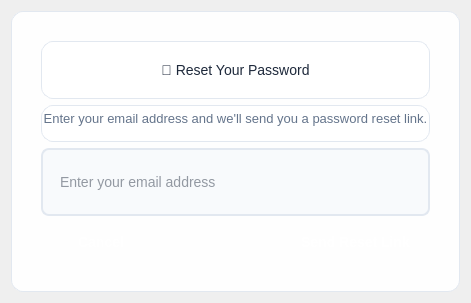
<?xml version="1.0" encoding="UTF-8"?>
<ui version="4.0">
 <class>ResetPassword</class>
 <widget class="QWidget" name="ResetPassword">
  <property name="geometry">
   <rect>
    <x>0</x>
    <y>0</y>
    <width>471</width>
    <height>302</height>
   </rect>
  </property>
  <property name="windowTitle">
   <string>Reset Password - TVM System</string>
  </property>
  <property name="styleSheet">
   <string notr="true">
				/* Main Widget */
				QWidget {
				background: qlineargradient(x1:0, y1:0, x2:1, y2:1,
				stop:0 #1e3c72, stop:0.5 #2a5298, stop:1 #1e3c72);
				font-family: 'Segoe UI', Arial, sans-serif;
				}

				/* Frame Styling */
				QFrame {
				background: rgba(255, 255, 255, 0.95);
				border: 1px solid #e2e8f0;
				border-radius: 12px;
				padding: 20px;
				}

				/* Label Styling */
				QLabel {
				color: #1e293b;
				font-size: 14px;
				}

				QLabel[objectName=&quot;label&quot;] {
				font-size: 18px;
				font-weight: bold;
				color: #1e293b;
				padding: 10px 0px;
				}

				/* Input Field */
				QLineEdit {
				background: #f8fafc;
				border: 2px solid #e2e8f0;
				border-radius: 8px;
				padding: 12px 15px;
				font-size: 14px;
				color: #2d3748;
				min-height: 40px;
				}

				QLineEdit:focus {
				border-color: #3b82f6;
				background: #ffffff;
				}

				QLineEdit::placeholder {
				color: #94a3b8;
				font-style: italic;
				}

				/* Button Styling */
				QPushButton {
				background: qlineargradient(x1:0, y1:0, x2:1, y2:0,
				stop:0 #3b82f6, stop:1 #1d4ed8);
				color: white;
				border: none;
				border-radius: 8px;
				padding: 12px 20px;
				font-weight: bold;
				font-size: 14px;
				min-width: 80px;
				}

				QPushButton:hover {
				background: qlineargradient(x1:0, y1:0, x2:1, y2:0,
				stop:0 #2563eb, stop:1 #1e40af);
				}

				QPushButton[objectName=&quot;pushButton&quot;] {
				background: #64748b;
				color: white;
				}

				QPushButton[objectName=&quot;pushButton&quot;]:hover {
				background: #475569;
				}

				QPushButton[objectName=&quot;pushButton_2&quot;] {
				background: qlineargradient(x1:0, y1:0, x2:1, y2:0,
				stop:0 #10b981, stop:1 #059669);
				}

				QPushButton[objectName=&quot;pushButton_2&quot;]:hover {
				background: qlineargradient(x1:0, y1:0, x2:1, y2:0,
				stop:0 #059669, stop:1 #047857);
				}
			</string>
  </property>
  <layout class="QGridLayout" name="gridLayout">
   <item row="0" column="0">
    <layout class="QGridLayout" name="gridLayout_2">
     <item row="0" column="1">
      <widget class="QFrame" name="frame">
       <layout class="QVBoxLayout" name="mainLayout">
        <item>
         <widget class="QLabel" name="label">
          <property name="text">
           <string>🔐 Reset Your Password</string>
          </property>
          <property name="alignment">
           <set>Qt::AlignmentFlag::AlignCenter</set>
          </property>
         </widget>
        </item>
        <item>
         <widget class="QLabel" name="instructionLabel">
          <property name="styleSheet">
           <string notr="true">
													QLabel {
													color: #64748b;
													font-size: 13px;
													text-align: center;
													padding: 5px 0px 15px 0px;
													}
												</string>
          </property>
          <property name="text">
           <string>Enter your email address and we'll send you a password reset link.</string>
          </property>
          <property name="alignment">
           <set>Qt::AlignmentFlag::AlignCenter</set>
          </property>
         </widget>
        </item>
        <item>
         <widget class="QLineEdit" name="lineEdit">
          <property name="placeholderText">
           <string>Enter your email address</string>
          </property>
         </widget>
        </item>
        <item>
         <spacer name="verticalSpacer">
          <property name="orientation">
           <enum>Qt::Orientation::Vertical</enum>
          </property>
          <property name="sizeHint" stdset="0">
           <size>
            <width>20</width>
            <height>20</height>
           </size>
          </property>
         </spacer>
        </item>
        <item>
         <layout class="QHBoxLayout" name="buttonLayout">
          <item>
           <widget class="QPushButton" name="cancelButton">
            <property name="text">
             <string>Cancel</string>
            </property>
           </widget>
          </item>
          <item>
           <spacer name="horizontalSpacer">
            <property name="orientation">
             <enum>Qt::Orientation::Horizontal</enum>
            </property>
            <property name="sizeHint" stdset="0">
             <size>
              <width>40</width>
              <height>20</height>
             </size>
            </property>
           </spacer>
          </item>
          <item>
           <widget class="QPushButton" name="pushButton_2">
            <property name="text">
             <string>Send Reset Link</string>
            </property>
           </widget>
          </item>
         </layout>
        </item>
       </layout>
      </widget>
     </item>
    </layout>
   </item>
  </layout>
 </widget>
 <resources/>
 <connections/>
</ui>
